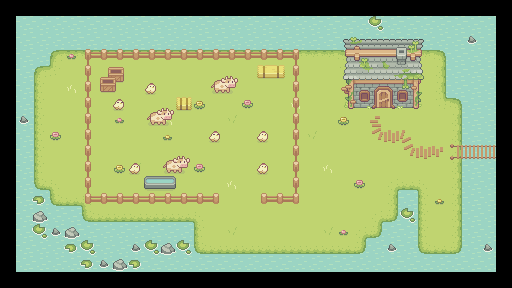

Tiled map render using the project's own tile images. Description and the map definition, with tile-layer contents summarised, below:
An orthogonal 32x18 tile map with 16x16 px tiles, 4 tile layers (Water, Floor, OnFloor, InFrontOfPlayer), 1 hidden layer not drawn, 12 tilesets.

<map version="1.10" tiledversion="1.12.2" orientation="orthogonal" renderorder="right-down" width="32" height="18" tilewidth="16" tileheight="16" infinite="0" nextlayerid="6" nextobjectid="1">
 <editorsettings>
  <export target="ferme_uzoloise.json" format="json" />
 </editorsettings>
 <tileset firstgid="1" source="../tilesets/Water.tsx" />
 <tileset firstgid="5" source="../tilesets/Wood Bridge.tsx" />
 <tileset firstgid="16" source="../tilesets/Grass.tsx" />
 <tileset firstgid="93" source="../tilesets/grey_brick_houses_with_doors_grass.tsx" />
 <tileset firstgid="183" source="../tilesets/Paths.tsx" />
 <tileset firstgid="199" source="../tilesets/Fences.tsx" />
 <tileset firstgid="215" source="../tilesets/Basic_Grass_Biom_things.tsx" />
 <tileset firstgid="260" source="../tilesets/Free Chicken Sprites.tsx" />
 <tileset firstgid="262" source="../tilesets/Free Cow Sprites.tsx" />
 <tileset firstgid="270" source="../tilesets/collisions.tsx" />
 <tileset firstgid="302" source="../tilesets/Barn structures.tsx" />
 <tileset firstgid="313" source="../tilesets/Water tray.tsx" />
 <layer id="1" name="Water" width="32" height="18">
  <data>[576 cells, 480 non-empty, 4 distinct tile ids]</data>
 </layer>
 <layer id="2" name="Floor" width="32" height="18">
  <data>[576 cells, 315 non-empty, 15 distinct tile ids]</data>
 </layer>
 <layer id="3" name="OnFloor" width="32" height="18">
  <data>[576 cells, 124 non-empty, 54 distinct tile ids]</data>
 </layer>
 <layer id="4" name="InFrontOfPlayer" width="32" height="18">
  <data>[576 cells, 18 non-empty, 14 distinct tile ids]</data>
 </layer>
 <layer id="5" name="Collisions" width="32" height="18" visible="0">
  <data>[576 cells, 380 non-empty, 16 distinct tile ids]</data>
 </layer>
</map>
